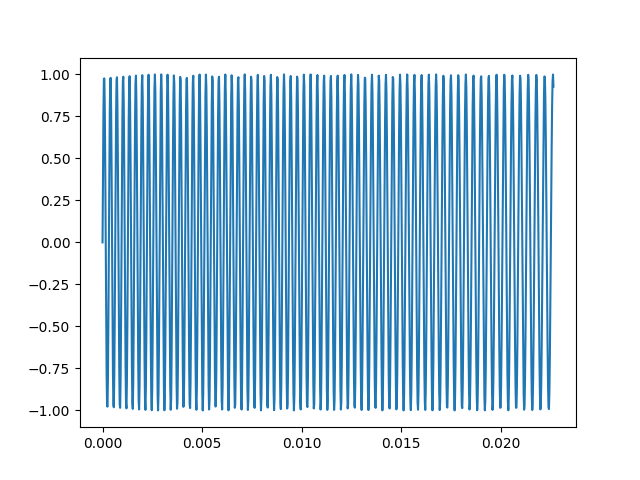

Write the Python code that produced this figure.
from main import *

time = np.linspace(0, 1, sampleRate*1)
frequency1 = 100
y = np.sin(np.sin(2*np.pi*5*time)*2*np.pi*frequency1)
sd.play(y, sampleRate)
wav.write("space_gun.wav", sampleRate, y)
plt.plot(time[:1000], y[:1000])
plt.show()
